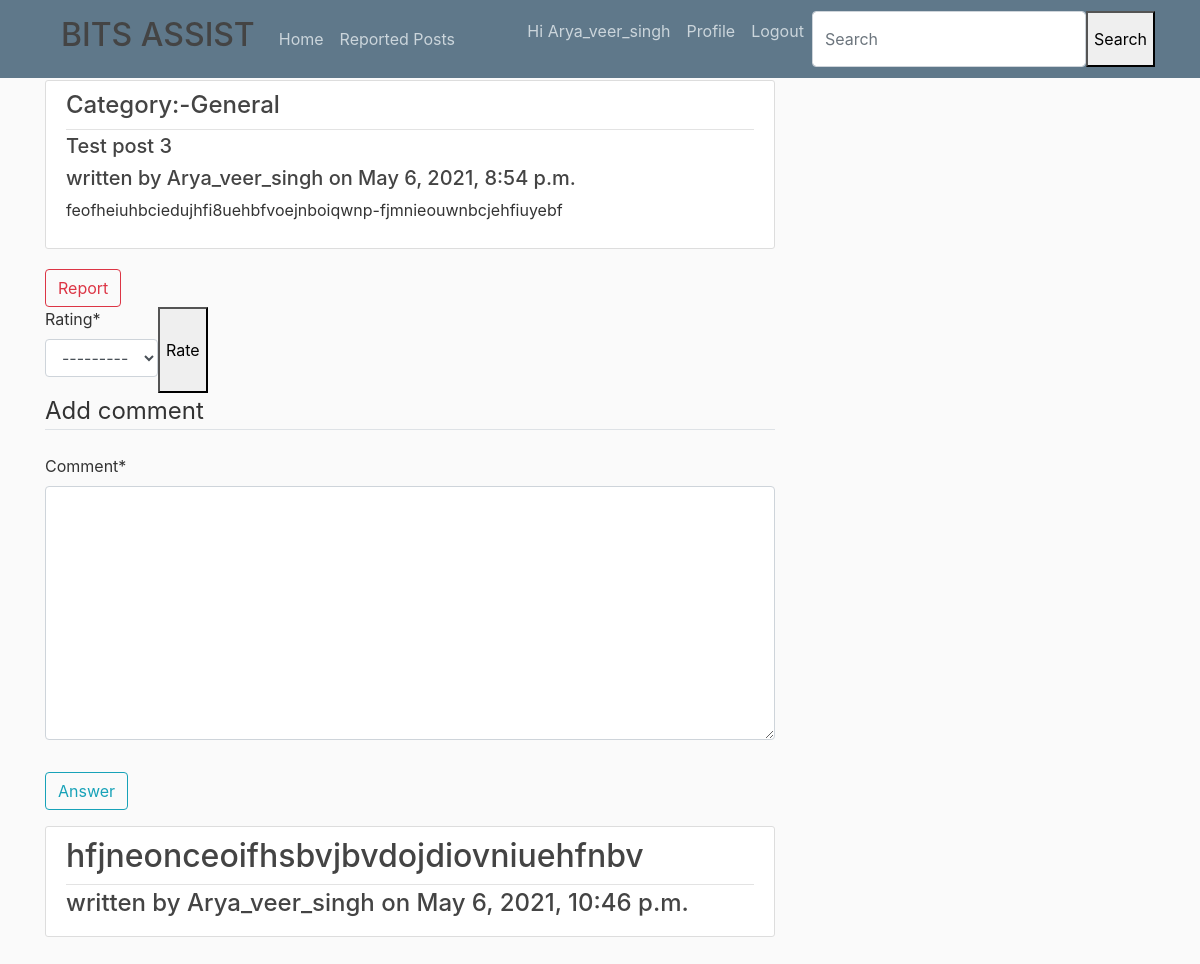
The app's page /post/4/ (signed in), older data.
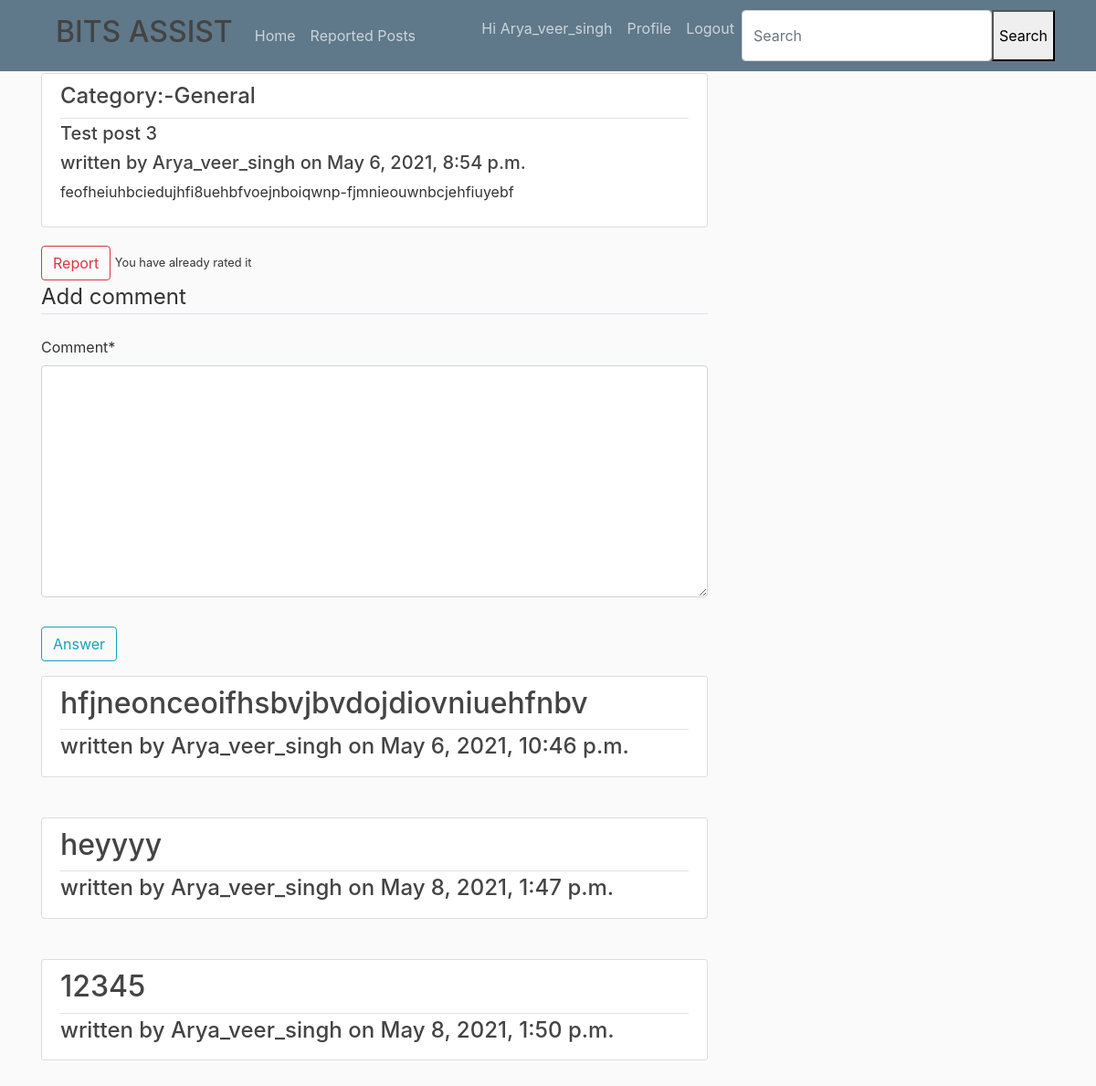
The same page, newer data.
### query/models.py (models this page shows, shortened)
class comments(models.Model):
    writer=models.ForeignKey(User,on_delete=models.CASCADE,related_name="comments")
    Date_posted=models.DateTimeField(default=timezone.now)
    post=models.ForeignKey(posts,on_delete=models.CASCADE)
    comment=models.TextField()

### query/views.py (the view)
# urls.py: path('post/<int:pk>/', CommentCreateView,name='comment_create'),
def CommentCreateView(request, **kwargs):
    current_post = posts.objects.filter(id=kwargs['pk'])[0]
    post_comments = comments.objects.filter(post=current_post).all()
    current_user=request.user
    post_rating=Rating.objects.filter(post=current_post).all()
    times_rated=post_rating.count()
    if times_rated==0:
        avg_rating=0
    else:
        avg_rating=post_rating.aggregate(Avg('rating'))['rating__avg']
    current_post.avg_rating=avg_rating
    current_post.times_rated=times_rated
    current_post.save()
    if request.method == 'POST':
        cform = CommentcreateForm(request.POST)
        rform = RatingForm(request.POST)
        if rform.is_valid():
            rform.instance.rater=request.user
            rform.instance.post = current_post
            rform.save()
        if cform.is_valid():
            cform.instance.writer = request.user
            cform.instance.post = current_post
            cform.save()
        return redirect('home_page')
    else:
        post_ratings = Rating.objects.filter(post=current_post).all()
        user_post_rating = post_ratings.filter(rater=current_user).all()
        if user_post_rating.exists():
            x = 1
        else:
            x = 0
        cform = CommentcreateForm
        rform = RatingForm
        context = {
            'cform': cform,
            'rform': rform,
            'post': current_post,
            'comments': post_comments,
            'x':x,
        }
        return render(request, 'query/posts.html', context)

### query/templates/query/posts.html (shortened to what this page needs)
{% extends 'query/base.html' %}
{% load socialaccount %}
{% load crispy_forms_tags %}
{% block content %}
        <article class="media content-section">
            <div class="media-body">
                <div class="article-metadata">
                    <h4>Category:-{{ post.Subject }}</h4>
                </div>
                <h5>{{ post.title }}</h5>
                <h5>written by {{ post.writer }} on {{ post.Date_posted}}</h5>
                <p class="article-content">{{ post.content }}</p>
            </div>
        </article>
            <a  class="btn btn-outline-danger" href="{% url 'report_confirm' post.id %}">Report</a>
    {% if x == 0 %}
        <form class="d-flex" method=POST>
            {{ rform|crispy }}
            <button type="submit">Rate</button>
       </form>
    {% else%}
        <small>You have already rated it</small>
    {% endif %}
    <form method="POST" enctype="multipart/form-data">
            <fieldset class="form-group">
                <legend class="border-bottom mb-4">Add comment</legend>
                {{ cform|crispy }}
            </fieldset>
            <div class="form-group">
                <button class="btn btn-outline-info" type="submit" >Answer</button>
            </div>
        </form>
   {% for comment in comments %}
        <article class="media content-section">
            <div class="media-body">
                <div class="article-metadata">
                    <h2>{{ comment.comment }}</h2>
                </div>
                <h4>written by {{ comment.writer }} on {{ comment.Date_posted}}</h4>
            </div>
        </article>
       <br>
    {% endfor %}
{% endblock %}

Row changes from the older to the newer data that the page shows:
added comments: comment "heyyyy", writer "Arya_veer_singh", Date_posted "May 8, 2021, 1:47 p.m."
added comments: comment "12345", writer "Arya_veer_singh", Date_posted "May 8, 2021, 1:50 p.m."
Text that changed along with them:
form field rating: "---------" → (not shown)
text no longer shown: "Rating * Rate"
text now shown: "You have already rated it"
